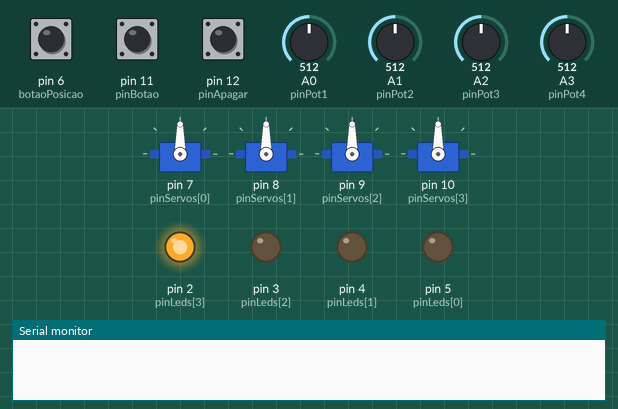
Recording of a sketch running on a simulated Arduino Uno, built with avr-gcc and run on an emulated ATmega328P. On the bench: 4 × servo, output pins drawn as LEDs (lit = HIGH), the last lines printed to the serial monitor. Inputs (shaded band) come from the test bench; at power-on: pin 11 (pinBotao) HIGH, pin 6 (botaoPosicao) HIGH, A0 (pinPot1) = 512, pin 12 (pinApagar) HIGH, A1 (pinPot2) = 512, A2 (pinPot3) = 512, A3 (pinPot4) = 512. EEPROM starts erased.

Above: at 1.2 s.
1.3 s: pin 11 (pinBotao) pulled LOW for 0.15 s
At 2.1 s:
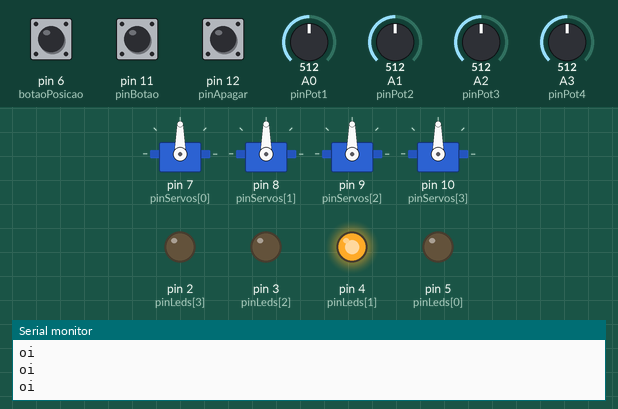
2.9 s: pin 6 (botaoPosicao) pulled LOW for 0.15 s
At 2.98 s:
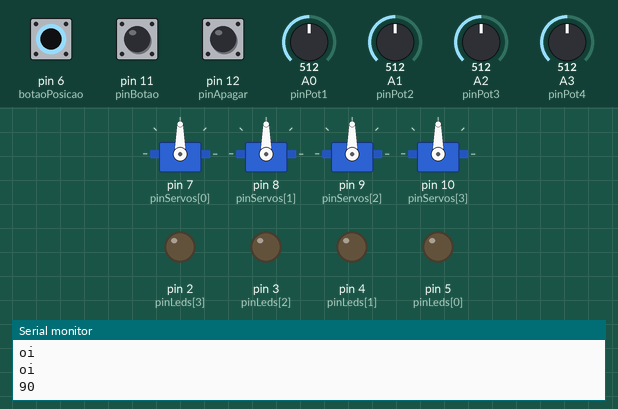
4.5 s: A0 (pinPot1) set to 716
At 5.1 s:
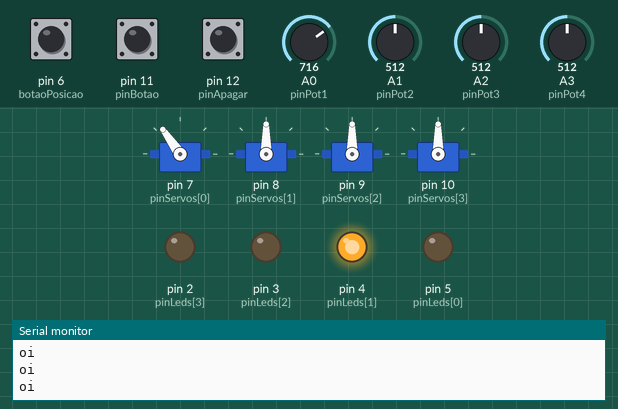
6.0 s: pin 12 (pinApagar) pulled LOW for 0.15 s
At 6.9 s:
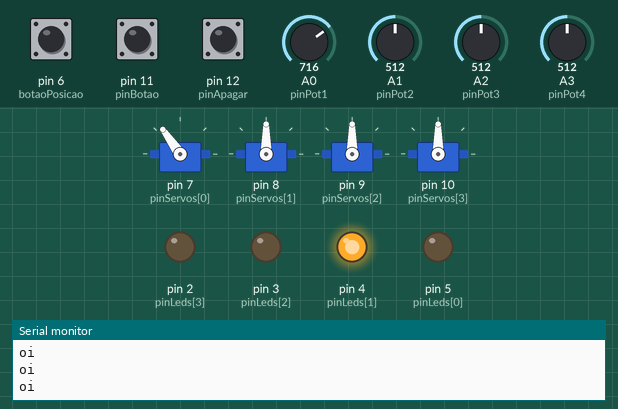
7.6 s: A1 (pinPot2) set to 716
At 8.7 s:
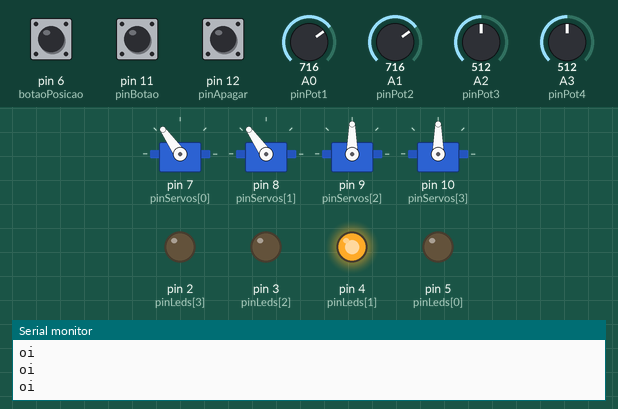
9.1 s: A2 (pinPot3) set to 716
At 9.9 s:
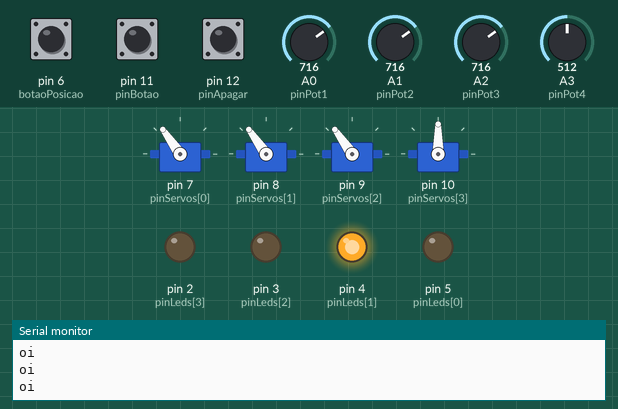
Timing chart, 0 to 11.6 s (numbered marks = the images above; inputs shaded):
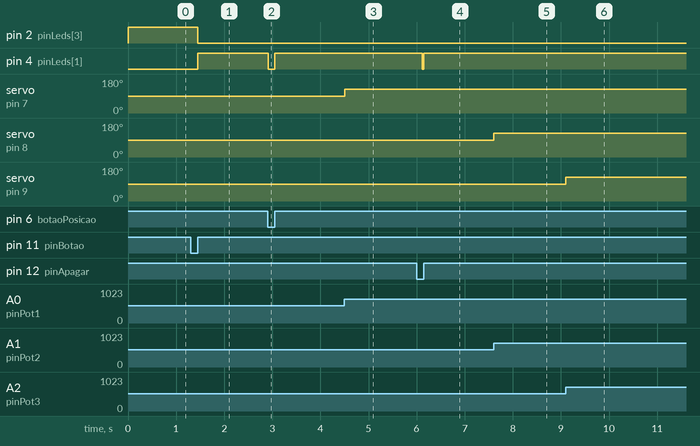

The sketch:

braco_funcionando.ino
```cpp
#include <VarSpeedServo.h>
#include <EEPROM.h>

#define pinPot1 A0
#define pinPot2 A1
#define pinPot3 A2
#define pinPot4 A3
#define pinBotao 11
#define pinApagar 12
#define botaoPosicao 6

const int pinServos[4] = {7, 8, 9, 10};
const int pinLeds[4] = {5, 4, 3, 2};

int posicao [7] [5];

int pot1 = 0;
int pot2 = 0;
int pot3 = 0;
int pot4 = 0;
int modoRobo = 0;
int posicaoLinha = 0;

bool apagar = false;
bool botaoModo;
bool posicaoBotao;

int teto = 0;

VarSpeedServo servo1;
VarSpeedServo servo2;
VarSpeedServo servo3;
VarSpeedServo servo4;

void setup() {

  Serial.begin(9600);

  for (int i; i <=3; i++){
    pinMode(pinServos[i], OUTPUT);
    pinMode(pinLeds[i], OUTPUT);
  }

  pinMode(pinBotao, INPUT_PULLUP);
  pinMode(botaoPosicao, INPUT_PULLUP);
  pinMode(pinApagar, INPUT_PULLUP);

  servo1.attach(pinServos[0]);
  servo2.attach(pinServos[1]);
  servo3.attach(pinServos[2]);
  servo4.attach(pinServos[3]);

}
void loop() {

  while (leModoRobo() == 0){
    movimentaRobo();
    leModoRobo();
    ligaLed(3);
  }
  while (leModoRobo() == 1){
    ligaLed(1);
    movimentaRobo();
    leModoRobo();
    apagar = !digitalRead(pinApagar);
    Serial.println("oi");
    if(apagar == 1){
      posicaoLinha = 0;
      for (int i =0; i <= 32; i++){
        EEPROM.update(i, 0);
      }
      while(apagar == 1){
        apagar = !digitalRead(pinApagar);
        ligaLed(4);
      }
    }
    posicaoBotao = !digitalRead(botaoPosicao);
    if(posicaoBotao == 1){
      EEPROM.update(posicaoLinha, servo1.read());
      posicaoLinha++;
      EEPROM.update(posicaoLinha, servo2.read());
      posicaoLinha++;
      EEPROM.update(posicaoLinha, servo3.read());
      posicaoLinha++;
      EEPROM.update(posicaoLinha, servo4.read());
      posicaoLinha++;
      if(posicaoLinha > 32){
        posicaoLinha = 0;
      }
      ligaLed(4);
      Serial.println(EEPROM.read(0));
      while(posicaoBotao == 1){
        posicaoBotao = !digitalRead(botaoPosicao);
      }
    }
  }
  while (leModoRobo() == 2){
    ligaLed(2);
    for(int i =0; i <= 32; i++){
      if(EEPROM.read(i) != 0){
        servo1.slowmove(EEPROM.read(i), 35);
        delay(1000);
        leModoRobo();
        i++;
        servo2.slowmove(EEPROM.read(i), 35);
        delay(1000);
        leModoRobo();
        i++;
        servo3.slowmove(EEPROM.read(i), 35);
        delay(1000);
        leModoRobo();
        i++;
        servo4.slowmove(EEPROM.read(i), 35);
        delay(1000);
        leModoRobo();
      }

    }
  }

}

void movimentaRobo(){

  pot1 = analogRead(pinPot1);
  pot1 = map(pot1, 0, 1023, 0, 180);

  pot2 = analogRead(pinPot2);
  pot2 = map(pot2, 0, 1023, 0, 180);

  pot3 = analogRead(pinPot3);
  pot3 = map(pot3, 0, 1023, 0, 180);

  pot4 = analogRead(pinPot4);
  pot4 = map(pot4, 0, 1023, 0, 180);

  servo1.write(pot1);
  servo2.write(pot2);
  servo3.write(pot3);
  servo4.write(pot4);

}

int leModoRobo (){

  botaoModo = !digitalRead(pinBotao);

  if(botaoModo == 1){
    modoRobo++;
    if(modoRobo > 2){
      modoRobo = 0;
    }
    while( botaoModo == 1){
      botaoModo = !digitalRead(pinBotao);
    }
  }
  return modoRobo;
}

void ligaLed(byte led){
  switch(led){
    case 1:
      digitalWrite(pinLeds[0], LOW);
      digitalWrite(pinLeds[1], HIGH);
      digitalWrite(pinLeds[2], LOW);
      digitalWrite(pinLeds[3], LOW);
      break;
    case 2:
      digitalWrite(pinLeds[0], LOW);
      digitalWrite(pinLeds[1], LOW);
      digitalWrite(pinLeds[2], HIGH);
      digitalWrite(pinLeds[3], LOW);
      break;
    case 3:
      digitalWrite(pinLeds[0], LOW);
      digitalWrite(pinLeds[1], LOW);
      digitalWrite(pinLeds[2], LOW);
      digitalWrite(pinLeds[3], HIGH);
      break;
    default:
      for(int i = 0; i <= 3; i++){
        digitalWrite(pinLeds[i], LOW);
      }
      break;
  }
}
```

Measured:
- after the input at 1.3 s, pin 2 (pinLeds[3]): HIGH → LOW after 0.15 s; pin 4 (pinLeds[1]): LOW → HIGH after 0.15 s
- after the input at 2.9 s, pin 4 (pinLeds[1]): HIGH → LOW at once, → HIGH 0.14 s later
- after the input at 4.5 s, servo on pin 7 (pinServos[0]): 90° → 125° at once
- after the input at 6.0 s, pin 4 (pinLeds[1]): HIGH → LOW after 0.11 s, → HIGH 0.04 s later
- after the input at 7.6 s, servo on pin 8 (pinServos[1]): 90° → 125° at once
- after the input at 9.1 s, servo on pin 9 (pinServos[2]): 90° → 125° at once
